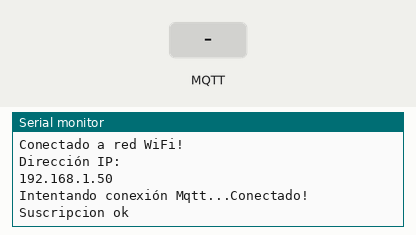
This sketch was run on a simulated ESP32. Shown: the last lines printed to the serial monitor. The inputs (shaded band) are chosen by the test bench. WiFi joins after 1.5 s; servers stay silent unless stated; random numbers use the default seed unless the sketch sets one; no MQTT or app messages arrive unless stated.

Above: at 2.7 s.
2.8 s: MQTT message "1" arrives on the first subscribed topic
At 4.2 s:
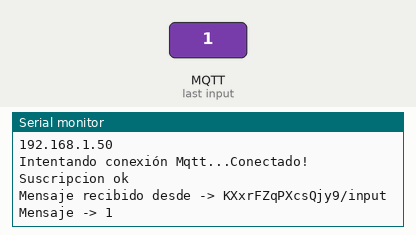
4.5 s: MQTT message "on" arrives on the first subscribed topic
At 5.5 s:
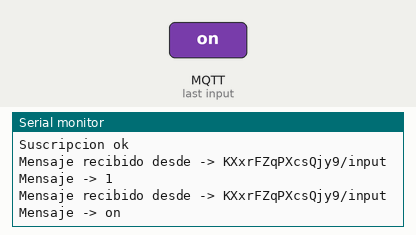
6.0 s: MQTT message "off" arrives on the first subscribed topic
At 6.7 s:
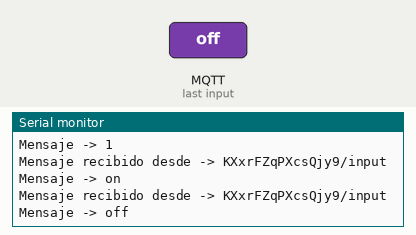

Measured:
- after the input at 2.8 s, the serial monitor: prints a new line after 0.27 s (image 1)
- after the input at 4.5 s, the serial monitor: prints a new line after 0.07 s (image 2)
- after the input at 6.0 s, the serial monitor: prints a new line after 0.08 s (image 3)

The sketch:

Mqtt-320010021.ino
```cpp
#include <Arduino.h>
#include <WiFi.h>
#include <PubSubClient.h>


//**************************************
//*********** MQTT CONFIG **************
//**************************************
const char *mqtt_server = "ioticos.org";
const int mqtt_port = 1883;
const char *mqtt_user = "62HIrYaXLCT76ic";
const char *mqtt_pass = "zp17hutbuiU2SQv";
const char *root_topic_subscribe = "KXxrFZqPXcsQjy9/input";
const char *root_topic_publish = "KXxrFZqPXcsQjy9/output";


//**************************************
//*********** WIFICONFIG ***************
//**************************************
const char *ssid     = "TP-LINK_7A0A";
const char *password = "7A3L1B9A";


//**************************************
//*********** GLOBALES   ***************
//**************************************
WiFiClient espClient;
PubSubClient client(espClient);
char msg[25];
long count=0;


//************************
//** F U N C I O N E S ***
//************************
void callback(char* topic, byte* payload, unsigned int length);
void reconnect();
void setup_wifi();

void setup() {
  Serial.begin(115200);
  setup_wifi();
  client.setServer(mqtt_server, mqtt_port);
  client.setCallback(callback);
}

void loop() {

  if (!client.connected()) {
    reconnect();
  }

  if (client.connected()){
    String str = "La cuenta es -> " + String(count);
    str.toCharArray(msg,25);
    client.publish(root_topic_publish,msg);
    count++;
    delay(300);
  }
  client.loop();
}


//*****************************
//***    CONEXION WIFI      ***
//*****************************
void setup_wifi(){
  delay(10);
  // Nos conectamos a nuestra red Wifi
  Serial.println();
  Serial.print("Conectando a ssid: ");
  Serial.println(ssid);

  WiFi.begin(ssid, password);

  while (WiFi.status() != WL_CONNECTED) {
    delay(500);
    Serial.print(".");
  }

  Serial.println("");
  Serial.println("Conectado a red WiFi!");
  Serial.println("Dirección IP: ");
  Serial.println(WiFi.localIP());
}


//*****************************
//***    CONEXION MQTT      ***
//*****************************

void reconnect() {

  while (!client.connected()) {
    Serial.print("Intentando conexión Mqtt...");
    // Creamos un cliente ID
    String clientId = "IOTICOS_H_W_";
    clientId += String(random(0xffff), HEX);
    // Intentamos conectar
    if (client.connect(clientId.c_str(),mqtt_user,mqtt_pass)) {
      Serial.println("Conectado!");
      // Nos suscribimos
      if(client.subscribe(root_topic_subscribe)){
        Serial.println("Suscripcion ok");
      }else{
        Serial.println("fallo Suscripciión");
      }
    } else {
      Serial.print("falló :( con error -> ");
      Serial.print(client.state());
      Serial.println(" Intentamos de nuevo en 5 segundos");
      delay(5000);
    }
  }
}


//*****************************
//***       CALLBACK        ***
//*****************************

void callback(char* topic, byte* payload, unsigned int length){
  String incoming = "";
  Serial.print("Mensaje recibido desde -> ");
  Serial.print(topic);
  Serial.println("");
  for (int i = 0; i < length; i++) {
    incoming += (char)payload[i];
  }
  incoming.trim();
  Serial.println("Mensaje -> " + incoming);

}
```
